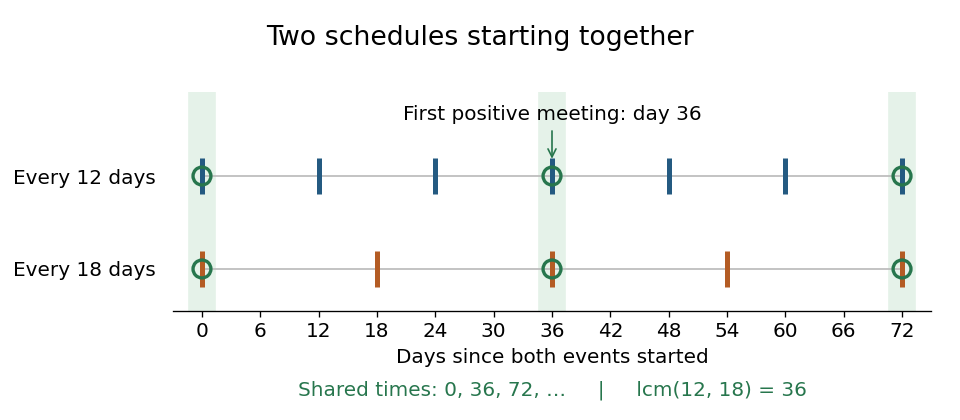

Source code (Python):
"""Plot multiples of 12 and 18 and their shared event times.

Run from _media to save the PNG there. Tested with Python 3.14.4,
NumPy 2.3.5 and Matplotlib 3.10.7; dependencies are in pyproject.toml.
"""
from pathlib import Path

import matplotlib

matplotlib.use("Agg")
import matplotlib.pyplot as plt
import numpy as np


def main():
    plt.rcParams.update({"font.size": 12})
    fig, ax = plt.subplots(figsize=(8, 3.5), dpi=120)
    fig.subplots_adjust(left=0.18, right=0.97, bottom=0.26, top=0.78)
    common = np.array([0, 36, 72])
    for day in common:
        ax.axvspan(day - 1.3, day + 1.3, color="#e5f2e9", zorder=0)
    for period, row, color in [(12, 1, "#245a81"), (18, 0, "#b45c24")]:
        days = np.arange(0, 73, period)
        ax.hlines(row, 0, 72, color="#b9b9b9", linewidth=1, zorder=1)
        ax.scatter(days, np.full_like(days, row), marker="|", s=460,
                   linewidths=3, color=color, zorder=3)
        ax.scatter(common, np.full_like(common, row), s=115,
                   facecolors="none", edgecolors="#27764d", linewidths=2,
                   zorder=4)
    ax.annotate("First positive meeting: day 36", xy=(36, 1.15),
                xytext=(36, 1.60), ha="center", fontsize=12,
                arrowprops={"arrowstyle": "->", "color": "#27764d"})
    ax.set(xlim=(-3, 75), ylim=(-0.45, 1.9), xlabel="Days since both events started")
    ax.set_xticks(np.arange(0, 73, 6))
    ax.set_yticks([1, 0], ["Every 12 days", "Every 18 days"])
    ax.tick_params(axis="y", length=0, pad=10)
    for spine in ("top", "left", "right"):
        ax.spines[spine].set_visible(False)
    ax.text(0.5, -0.39, "Shared times: 0, 36, 72, …     |     lcm(12, 18) = 36",
            transform=ax.transAxes, ha="center", color="#27764d", fontsize=12)
    fig.suptitle("Two schedules starting together", fontsize=16, y=0.94)
    ax.set_facecolor("white")
    fig.savefig(Path.cwd() / "least-common-multiple-periods.png",
                facecolor="white", transparent=False)
    plt.close(fig)


if __name__ == "__main__":
    main()
